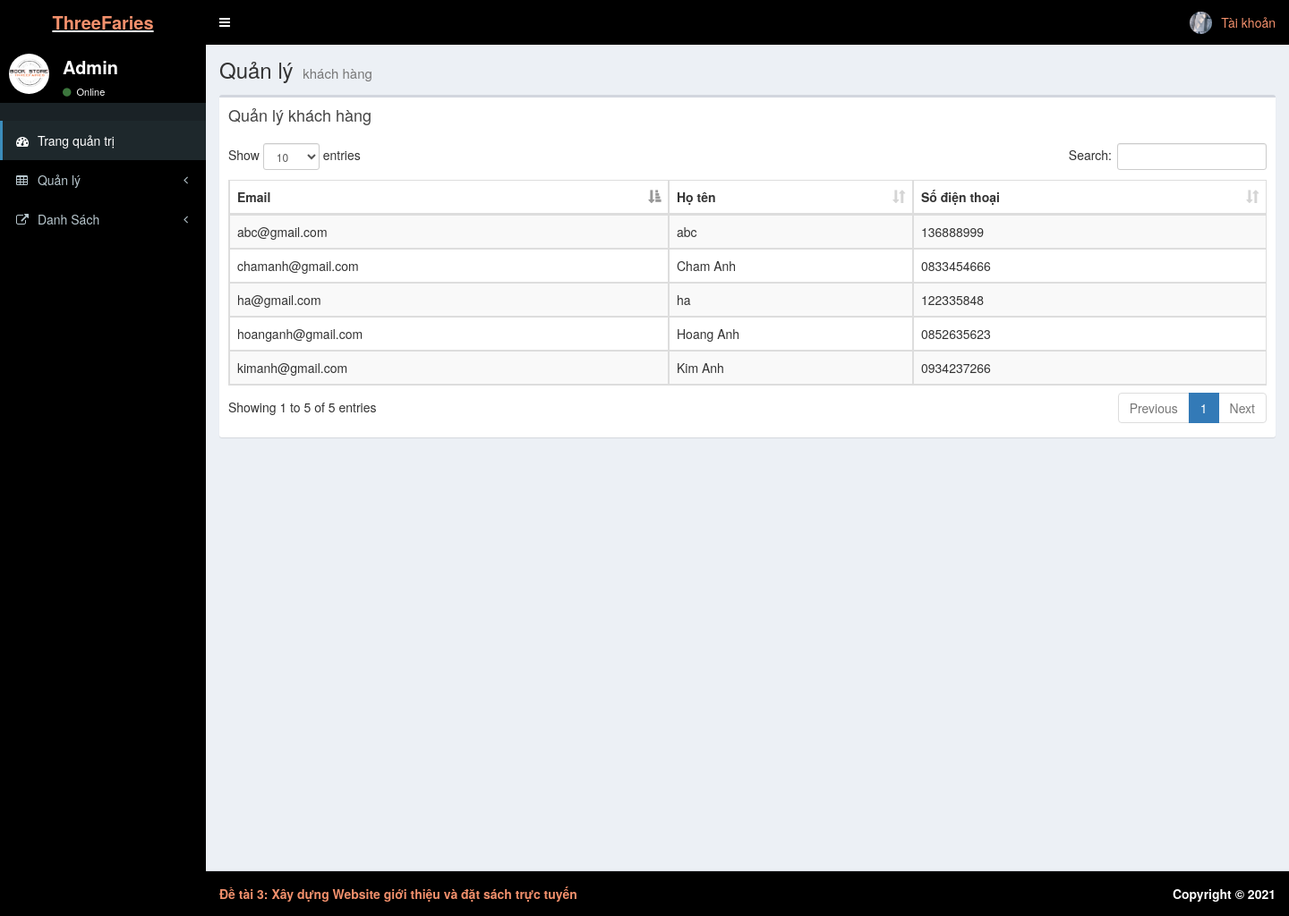
/admin/qlykhachhang.php, run on an earlier commit of the app's database.
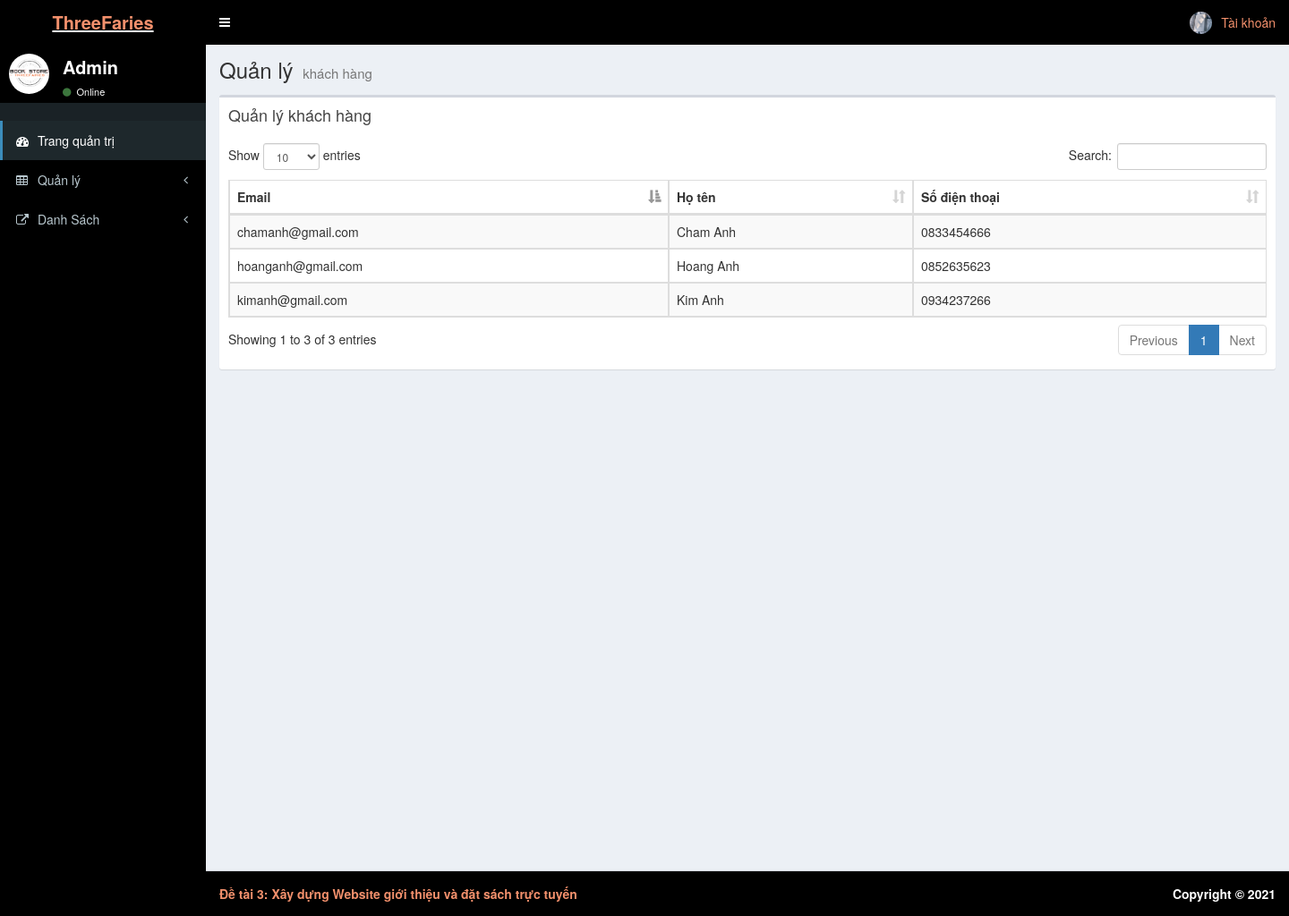
And on a later commit of the database.
### tables this page shows
CREATE TABLE `loginuser` (
  `email` varchar(50) NOT NULL,
  `matkhau` int(200) NOT NULL,
  `HoTen` varchar(100) NOT NULL,
  `DienThoai` varchar(50) NOT NULL
);

### admin/qlykhachhang.php (the view, shortened to what this page needs)
<?php
 include "head.php";
?>
  <body class="hold-transition skin-blue sidebar-mini">
    <div class="wrapper">
    <?php
 include "Header.php";
?>
    <?php
 include "aside.php";
?>
      <div class="content-wrapper">
        <section class="content-header">
          <h1>
            Quản lý
            <small>khách hàng</small>
          </h1>
        </section>
        <section class="content">
          <div class="row">
            <div class="col-xs-12">
              <div class="box">
                <div class="box-header">
                  <h3 class="box-title">Quản lý khách hàng</h3>
                </div>
                <div class="box-body">
                  <table id="example1" class="table table-bordered table-striped">
                    <thead>
                      <tr>
                        <th>Email</th>
                        <th>Họ tên</th>
                        <th>Số điện thoại</th>
                      </tr>
                    </thead>
                    <tbody>
                    <?php
                         require '../inc/config.php';
                         $sql="SELECT email,HoTen,DienThoai from loginuser Order by HoTen  ";
                         $result = $conn->query($sql);
                         if ($result->num_rows > 0) {
                          while($row = $result->fetch_assoc()) {
                      ?>
                        <tr>
                        <td ><?php echo $row["email"] ?></td>
                        <td><?php echo $row["HoTen"] ?></td>
                        <td><?php echo $row["DienThoai"] ?></td>
                        </tr>
                        <?php
                          }
                        }
                         ?>
                    </tbody>
                  </table>
                </div>
              </div>
            </div>
          </div>
        </section>
      </div>
      <?php
      include "footer.php";
     ?>
    </div>
  </body>
</html>

What changed in the data, as far as the page shows it:
removed loginuser: email "abc@gmail.com", HoTen "abc", DienThoai "136888999"
removed loginuser: email "ha@gmail.com", HoTen "ha", DienThoai "122335848"
Also different on the page:
text written by a page script: "Show entries Search: Showing 1 to 5 of 5 entries Previous 1 Next" → "Show entries Search: Showing 1 to 3 of 3 entries Previous 1 Next"
